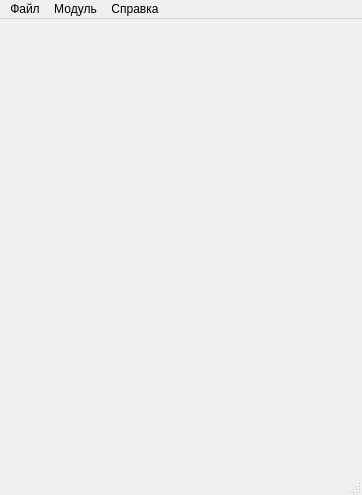
<?xml version="1.0" encoding="UTF-8"?>
<ui version="4.0">
 <class>MainWindow</class>
 <widget class="QMainWindow" name="MainWindow">
  <property name="geometry">
   <rect>
    <x>0</x>
    <y>0</y>
    <width>362</width>
    <height>495</height>
   </rect>
  </property>
  <property name="windowTitle">
   <string>MainWindow</string>
  </property>
  <widget class="QWidget" name="centralwidget"/>
  <widget class="QMenuBar" name="menubar">
   <property name="geometry">
    <rect>
     <x>0</x>
     <y>0</y>
     <width>362</width>
     <height>26</height>
    </rect>
   </property>
   <widget class="QMenu" name="menu">
    <property name="title">
     <string>Файл</string>
    </property>
    <addaction name="actionExit"/>
   </widget>
   <widget class="QMenu" name="menu_2">
    <property name="title">
     <string>Модуль</string>
    </property>
    <addaction name="actionSystemMonitor"/>
    <addaction name="actionCoupons"/>
    <addaction name="actionLevelGauge"/>
    <addaction name="actionSync"/>
    <addaction name="actionTopaz"/>
    <addaction name="actionSystemInfo"/>
    <addaction name="separator"/>
    <addaction name="separator"/>
    <addaction name="actionLogs"/>
   </widget>
   <widget class="QMenu" name="menu_3">
    <property name="title">
     <string>Справка</string>
    </property>
    <addaction name="actionAbout"/>
   </widget>
   <addaction name="menu"/>
   <addaction name="menu_2"/>
   <addaction name="menu_3"/>
  </widget>
  <widget class="QStatusBar" name="statusbar"/>
  <action name="actionAbout">
   <property name="text">
    <string>О программе</string>
   </property>
  </action>
  <action name="actionSystemMonitor">
   <property name="text">
    <string>System Monitor</string>
   </property>
  </action>
  <action name="actionCoupons">
   <property name="text">
    <string>Coupons</string>
   </property>
  </action>
  <action name="actionLevelGauge">
   <property name="text">
    <string>LevelGauge</string>
   </property>
  </action>
  <action name="actionSync">
   <property name="text">
    <string>Sync</string>
   </property>
  </action>
  <action name="actionTopaz">
   <property name="text">
    <string>Topaz</string>
   </property>
  </action>
  <action name="actionSystemInfo">
   <property name="text">
    <string>SystemInfo</string>
   </property>
  </action>
  <action name="actionLogs">
   <property name="text">
    <string>Логи</string>
   </property>
  </action>
  <action name="actionExit">
   <property name="icon">
    <iconset theme="application-exit">
     <normaloff>.</normaloff>.</iconset>
   </property>
   <property name="text">
    <string>Выход</string>
   </property>
  </action>
 </widget>
 <resources/>
 <connections>
  <connection>
   <sender>actionExit</sender>
   <signal>triggered()</signal>
   <receiver>MainWindow</receiver>
   <slot>close()</slot>
   <hints>
    <hint type="sourcelabel">
     <x>-1</x>
     <y>-1</y>
    </hint>
    <hint type="destinationlabel">
     <x>399</x>
     <y>299</y>
    </hint>
   </hints>
  </connection>
  <connection>
   <sender>actionLevelGauge</sender>
   <signal>triggered()</signal>
   <receiver>MainWindow</receiver>
   <slot>showLevelGauge()</slot>
   <hints>
    <hint type="sourcelabel">
     <x>-1</x>
     <y>-1</y>
    </hint>
    <hint type="destinationlabel">
     <x>399</x>
     <y>299</y>
    </hint>
   </hints>
  </connection>
 </connections>
 <slots>
  <slot>showLevelGauge()</slot>
 </slots>
</ui>
